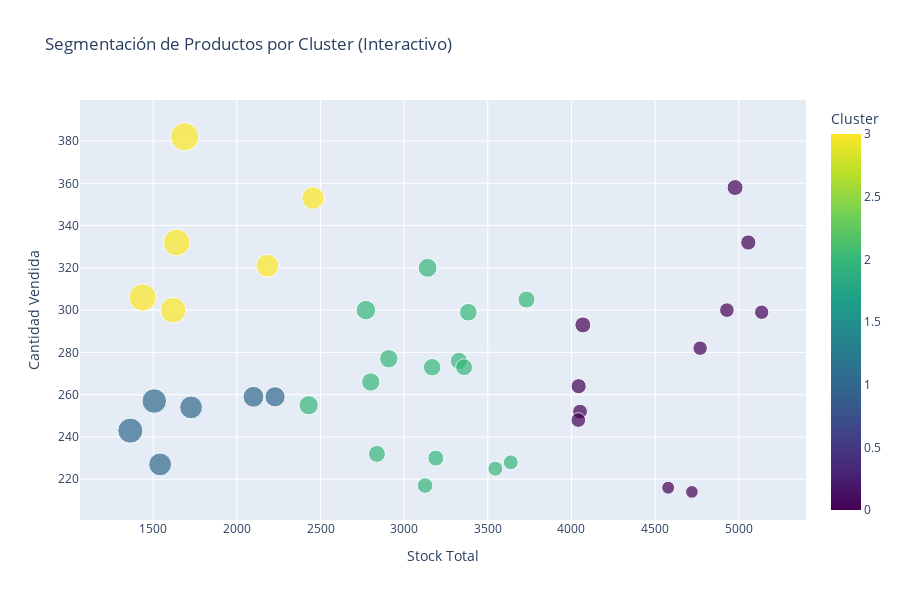

Notebook source saved alongside this figure:
### Code cell
# Visualización 2: Scatter Plot interactivo con Plotly
fig = px.scatter(
    cluster_data,
    x='Stock',
    y='Cantidad_vendida',
    color='Cluster',
    size='Porcentaje_venta',
    hover_data=['ID_Producto', 'Porcentaje_venta', 'Producto_actual_stock'],
    title='Segmentación de Productos por Cluster (Interactivo)',
    labels={
        'Stock': 'Stock Total',
        'Cantidad_vendida': 'Cantidad Vendida',
        'Cluster': 'Cluster'
    },
    color_continuous_scale='viridis'
)
fig.update_layout(width=900, height=600)
fig.show()

### Figure 1 — Plotly figure (JSON) as saved in the notebook; plotly's stock layout.template omitted (floating-point values rounded to 4 significant figures)
{"data": [{"customdata": [[1.0, 8.296, 3051.0], [2.0, 8.13, 3085.0], [3.0, 8.62, 2894.0], [4.0, 12.34, 1840.0], [5.0, 6.086, 4629.0], [6.0, 5.821, 4838.0], [7.0, 7.203, 3775.0], [8.0, 10.19, 2820.0], [9.0, 6.221, 3799.0], [10.0, 10.5, 2174.0], [11.0, 14.72, 1472.0], [12.0, 18.53, 1319.0], [13.0, 11.62, 1969.0], [14.0, 6.944, 2908.0], [15.0, 6.53, 3779.0], [16.0, 7.212, 2959.0], [17.0, 8.838, 3084.0], [18.0, 4.534, 4506.0], [19.0, 6.137, 3793.0], [20.0, 14.73, 1314.0], [21.0, 9.5, 2534.0], [22.0, 6.347, 3320.0], [23.0, 8.175, 3426.0], [24.0, 9.525, 2631.0], [25.0, 20.24, 1308.0], [26.0, 22.63, 1306.0], [27.0, 7.192, 4620.0], [28.0, 6.269, 3409.0], [29.0, 14.38, 2102.0], [30.0, 17.83, 1120.0], [31.0, 10.83, 2471.0], [32.0, 6.565, 4725.0], [33.0, 8.178, 2605.0], [34.0, 5.913, 4487.0], [35.0, 21.29, 1131.0], [36.0, 4.718, 4362.0], [37.0, 17.07, 1249.0], [38.0, 14.71, 1861.0]], "hovertemplate": "Stock Total=%{x}<br>Cantidad Vendida=%{y}<br>Porcentaje_venta=%{customdata[1]}<br>ID_Producto=%{customdata[0]}<br>Producto_actual_stock=%{customdata[2]}<br>Cluster=%{marker.color}<extra></extra>", "legendgroup": "", "marker": {"color": [2, 2, 2, 1, 0, 0, 0, 2, 0, 2, 1, 3, 1, 2, 0, 2, 2, 0, 0, 1, 2, 2, 2, 2, 3, 3, 0, 2, 3, 1, 2, 0, 2, 0, 3, 0, 1, 3], "coloraxis": "coloraxis", "size": [8.296, 8.13, 8.62, 12.34, 6.086, 5.821, 7.203, 10.19, 6.221, 10.5, 14.72, 18.53, 11.62, 6.944, 6.53, 7.212, 8.838, 4.534, 6.137, 14.73, 9.5, 6.347, 8.175, 9.525, 20.24, 22.63, 7.192, 6.269, 14.38, 17.83, 10.83, 6.565, 8.178, 5.913, 21.29, 4.718, 17.07, 14.71], "sizemode": "area", "sizeref": 0.05658, "symbol": "circle"}, "mode": "markers", "name": "", "orientation": "v", "showlegend": false, "type": "scatter", "x": [3327, 3358, 3167, 2099, 4929, 5137, 4068, 3140, 4051, 2429, 1726, 1619, 2228, 3125, 4043, 3189, 3383, 4720, 4041, 1541, 2800, 3545, 3731, 2908, 1640, 1688, 4978, 3637, 2455, 1363, 2771, 5057, 2837, 4769, 1437, 4578, 1506, 2182], "xaxis": "x", "y": [276, 273, 273, 259, 300, 299, 293, 320, 252, 255, 254, 300, 259, 217, 264, 230, 299, 214, 248, 227, 266, 225, 305, 277, 332, 382, 358, 228, 353, 243, 300, 332, 232, 282, 306, 216, 257, 321], "yaxis": "y"}], "layout": {"coloraxis": {"colorbar": {"title": {"text": "Cluster"}}, "colorscale": [[0, "#440154"], [0.1111, "#482878"], [0.2222, "#3e4989"], [0.3333, "#31688e"], [0.4444, "#26828e"], [0.5556, "#1f9e89"], [0.6667, "#35b779"], [0.7778, "#6ece58"], [0.8889, "#b5de2b"], [1, "#fde725"]]}, "height": 600, "legend": {"itemsizing": "constant", "tracegroupgap": 0}, "title": {"text": "Segmentación de Productos por Cluster (Interactivo)"}, "width": 900, "xaxis": {"anchor": "y", "domain": [0, 1], "title": {"text": "Stock Total"}}, "yaxis": {"anchor": "x", "domain": [0, 1], "title": {"text": "Cantidad Vendida"}}}}
